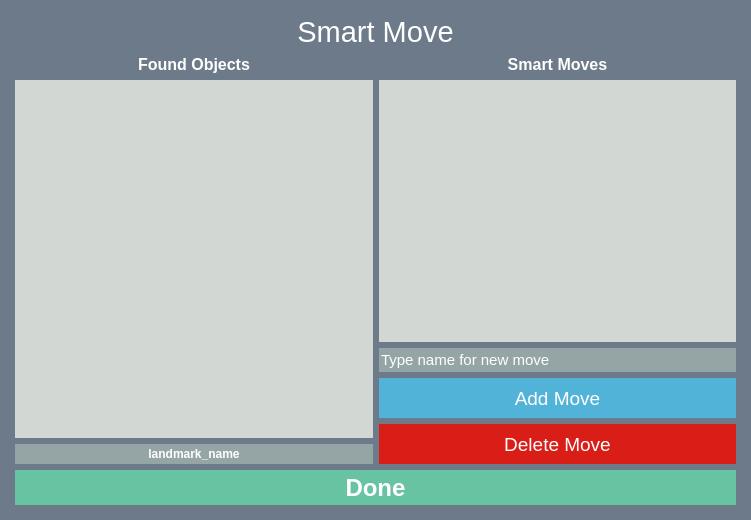
<?xml version="1.0" encoding="UTF-8"?>
<ui version="4.0">
 <class>ActionWaypointUI</class>
 <widget class="QWidget" name="ActionWaypointUI">
  <property name="geometry">
   <rect>
    <x>0</x>
    <y>0</y>
    <width>751</width>
    <height>520</height>
   </rect>
  </property>
  <property name="minimumSize">
   <size>
    <width>0</width>
    <height>0</height>
   </size>
  </property>
  <property name="maximumSize">
   <size>
    <width>16777215</width>
    <height>16777215</height>
   </size>
  </property>
  <property name="windowTitle">
   <string>Form</string>
  </property>
  <property name="styleSheet">
   <string notr="true">background-color:#6C7A89</string>
  </property>
  <layout class="QVBoxLayout" name="verticalLayout_2">
   <property name="margin">
    <number>15</number>
   </property>
   <item>
    <widget class="QLabel" name="label_3">
     <property name="font">
      <font>
       <pointsize>22</pointsize>
      </font>
     </property>
     <property name="styleSheet">
      <string notr="true">color:#fff</string>
     </property>
     <property name="text">
      <string>Smart Move</string>
     </property>
     <property name="alignment">
      <set>Qt::AlignCenter</set>
     </property>
    </widget>
   </item>
   <item>
    <layout class="QHBoxLayout" name="horizontalLayout_2">
     <property name="margin">
      <number>0</number>
     </property>
     <item>
      <widget class="QWidget" name="widget_3" native="true">
       <property name="sizePolicy">
        <sizepolicy hsizetype="Preferred" vsizetype="Preferred">
         <horstretch>0</horstretch>
         <verstretch>5</verstretch>
        </sizepolicy>
       </property>
       <property name="minimumSize">
        <size>
         <width>50</width>
         <height>50</height>
        </size>
       </property>
       <layout class="QVBoxLayout" name="verticalLayout_4">
        <property name="margin">
         <number>0</number>
        </property>
        <item>
         <layout class="QVBoxLayout" name="verticalLayout_3">
          <item>
           <widget class="QLabel" name="label_11">
            <property name="minimumSize">
             <size>
              <width>0</width>
              <height>0</height>
             </size>
            </property>
            <property name="font">
             <font>
              <pointsize>12</pointsize>
              <weight>75</weight>
              <bold>true</bold>
             </font>
            </property>
            <property name="styleSheet">
             <string notr="true">color:#ffffff</string>
            </property>
            <property name="text">
             <string>Found Objects</string>
            </property>
            <property name="alignment">
             <set>Qt::AlignCenter</set>
            </property>
           </widget>
          </item>
          <item>
           <widget class="QListWidget" name="object_list">
            <property name="font">
             <font>
              <weight>75</weight>
              <bold>true</bold>
             </font>
            </property>
            <property name="styleSheet">
             <string notr="true">QListWidget {background-color:#D2D7D3; color:#ffffff;} QListView:item:selected { color: #ffffff; background-color: #ABB7B7;border:none }</string>
            </property>
            <property name="frameShape">
             <enum>QFrame::Panel</enum>
            </property>
            <property name="frameShadow">
             <enum>QFrame::Plain</enum>
            </property>
            <property name="lineWidth">
             <number>0</number>
            </property>
           </widget>
          </item>
         </layout>
        </item>
        <item>
         <layout class="QHBoxLayout" name="horizontalLayout">
          <item>
           <widget class="QLabel" name="object_field">
            <property name="minimumSize">
             <size>
              <width>0</width>
              <height>20</height>
             </size>
            </property>
            <property name="font">
             <font>
              <weight>75</weight>
              <bold>true</bold>
             </font>
            </property>
            <property name="styleSheet">
             <string notr="true">color:#ffffff;background-color:#95A5A6</string>
            </property>
            <property name="text">
             <string>landmark_name</string>
            </property>
            <property name="alignment">
             <set>Qt::AlignCenter</set>
            </property>
           </widget>
          </item>
         </layout>
        </item>
       </layout>
      </widget>
     </item>
     <item>
      <widget class="QWidget" name="widget_4" native="true">
       <property name="minimumSize">
        <size>
         <width>50</width>
         <height>50</height>
        </size>
       </property>
       <layout class="QVBoxLayout" name="verticalLayout_6">
        <property name="margin">
         <number>0</number>
        </property>
        <item>
         <layout class="QVBoxLayout" name="verticalLayout_5">
          <item>
           <widget class="QLabel" name="label">
            <property name="font">
             <font>
              <pointsize>12</pointsize>
              <weight>75</weight>
              <bold>true</bold>
             </font>
            </property>
            <property name="styleSheet">
             <string notr="true">color:#ffffff</string>
            </property>
            <property name="text">
             <string>Smart Moves</string>
            </property>
            <property name="alignment">
             <set>Qt::AlignCenter</set>
            </property>
           </widget>
          </item>
          <item>
           <widget class="QListWidget" name="move_list">
            <property name="minimumSize">
             <size>
              <width>0</width>
              <height>0</height>
             </size>
            </property>
            <property name="maximumSize">
             <size>
              <width>16777215</width>
              <height>16777215</height>
             </size>
            </property>
            <property name="font">
             <font>
              <weight>75</weight>
              <bold>true</bold>
             </font>
            </property>
            <property name="styleSheet">
             <string notr="true">QListWidget {background-color:#D2D7D3; color:#ffffff;} QListView:item:selected { color: #ffffff; background-color: #ABB7B7;border:none }</string>
            </property>
            <property name="frameShape">
             <enum>QFrame::Panel</enum>
            </property>
            <property name="frameShadow">
             <enum>QFrame::Plain</enum>
            </property>
            <property name="lineWidth">
             <number>0</number>
            </property>
           </widget>
          </item>
          <item>
           <widget class="QLineEdit" name="name_field">
            <property name="sizePolicy">
             <sizepolicy hsizetype="Preferred" vsizetype="Preferred">
              <horstretch>0</horstretch>
              <verstretch>0</verstretch>
             </sizepolicy>
            </property>
            <property name="minimumSize">
             <size>
              <width>0</width>
              <height>24</height>
             </size>
            </property>
            <property name="maximumSize">
             <size>
              <width>16777215</width>
              <height>16777215</height>
             </size>
            </property>
            <property name="font">
             <font>
              <pointsize>11</pointsize>
              <weight>50</weight>
              <bold>false</bold>
             </font>
            </property>
            <property name="styleSheet">
             <string notr="true">background-color:#95A5A6 ; color:#ffffff</string>
            </property>
            <property name="text">
             <string>Type name for new move</string>
            </property>
            <property name="frame">
             <bool>false</bool>
            </property>
           </widget>
          </item>
         </layout>
        </item>
        <item>
         <widget class="QPushButton" name="add_move_button">
          <property name="minimumSize">
           <size>
            <width>0</width>
            <height>40</height>
           </size>
          </property>
          <property name="font">
           <font>
            <pointsize>14</pointsize>
           </font>
          </property>
          <property name="styleSheet">
           <string notr="true">QPushButton#add_move_button{border: 2px solid #52B3D9;
border-radius: 0px;
background-color: #52B3D9;
color:#ffffff}
QPushButton#add_move_button:pressed{
border: 2px solid #52B3D9;
border-radius: 0px;
background-color: #52B3D9;
color:#ffffff}</string>
          </property>
          <property name="text">
           <string>Add Move</string>
          </property>
         </widget>
        </item>
        <item>
         <widget class="QPushButton" name="delete_move_button">
          <property name="minimumSize">
           <size>
            <width>0</width>
            <height>40</height>
           </size>
          </property>
          <property name="font">
           <font>
            <pointsize>14</pointsize>
           </font>
          </property>
          <property name="styleSheet">
           <string notr="true">QPushButton#delete_move_button{border: 2px solid #D91E18;
border-radius: 0px;
background-color: #D91E18;
color:#ffffff}
QPushButton#delete_move_button:pressed{
border: 2px solid #D91E18;
border-radius: 0px;
background-color: #D91E18;
color:#ffffff}</string>
          </property>
          <property name="text">
           <string>Delete Move</string>
          </property>
         </widget>
        </item>
       </layout>
      </widget>
     </item>
    </layout>
   </item>
   <item>
    <widget class="QPushButton" name="done_button">
     <property name="minimumSize">
      <size>
       <width>0</width>
       <height>35</height>
      </size>
     </property>
     <property name="font">
      <font>
       <pointsize>18</pointsize>
       <weight>75</weight>
       <bold>true</bold>
      </font>
     </property>
     <property name="styleSheet">
      <string notr="true">QPushButton#done_button{border: 2px solid #68C3A3;
border-radius: 0px;
background-color: #68C3A3;
color:#ffffff}
QPushButton#done_button:pressed{
border: 2px solid #68C3A3;
border-radius: 0px;
background-color: #68C3A3;
color:#ffffff}</string>
     </property>
     <property name="text">
      <string>Done</string>
     </property>
    </widget>
   </item>
  </layout>
 </widget>
 <resources/>
 <connections/>
</ui>
